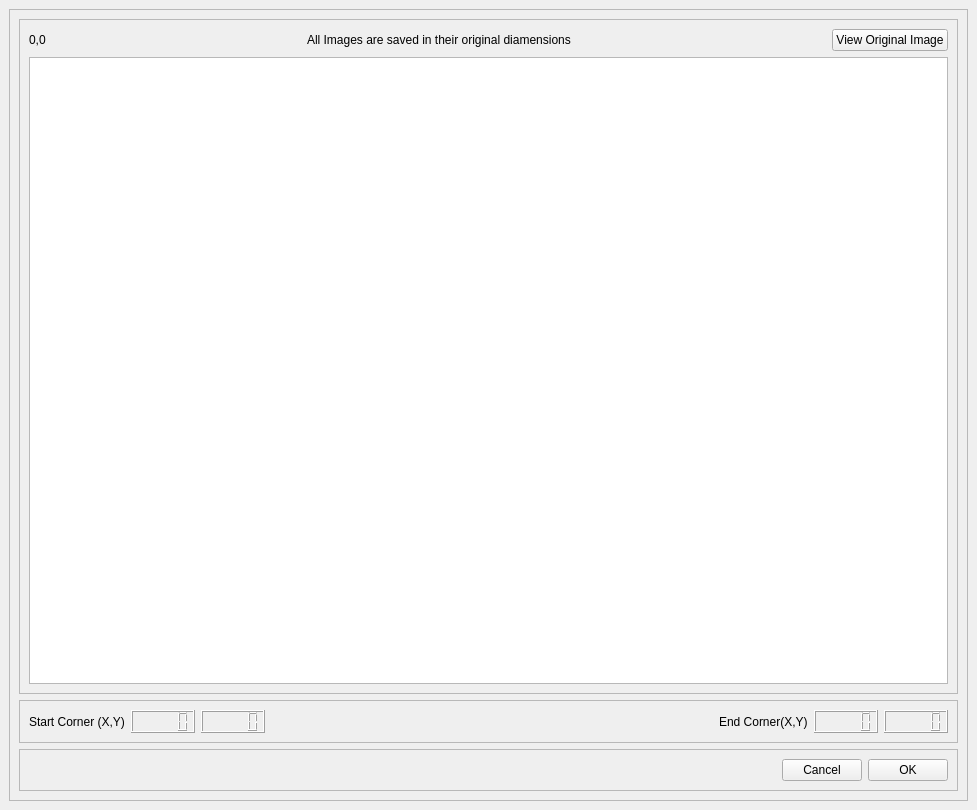
<?xml version="1.0" encoding="UTF-8"?>
<ui version="4.0">
 <class>MainWindow</class>
 <widget class="QMainWindow" name="MainWindow">
  <property name="geometry">
   <rect>
    <x>0</x>
    <y>0</y>
    <width>977</width>
    <height>810</height>
   </rect>
  </property>
  <property name="windowTitle">
   <string>MainWindow</string>
  </property>
  <widget class="QWidget" name="centralwidget">
   <layout class="QGridLayout" name="gridLayout_2">
    <item row="0" column="0">
     <widget class="QFrame" name="frame_1">
      <property name="frameShape">
       <enum>QFrame::StyledPanel</enum>
      </property>
      <property name="frameShadow">
       <enum>QFrame::Raised</enum>
      </property>
      <layout class="QGridLayout" name="gridLayout_3">
       <item row="3" column="0">
        <widget class="QFrame" name="frame_3">
         <property name="frameShape">
          <enum>QFrame::StyledPanel</enum>
         </property>
         <property name="frameShadow">
          <enum>QFrame::Raised</enum>
         </property>
         <layout class="QGridLayout" name="gridLayout">
          <item row="0" column="2">
           <widget class="QPushButton" name="pushButton_2">
            <property name="maximumSize">
             <size>
              <width>200</width>
              <height>30</height>
             </size>
            </property>
            <property name="text">
             <string>OK</string>
            </property>
           </widget>
          </item>
          <item row="0" column="1">
           <widget class="QPushButton" name="pushButton_3">
            <property name="maximumSize">
             <size>
              <width>200</width>
              <height>30</height>
             </size>
            </property>
            <property name="text">
             <string>Cancel</string>
            </property>
           </widget>
          </item>
          <item row="0" column="0">
           <spacer name="horizontalSpacer_1">
            <property name="orientation">
             <enum>Qt::Horizontal</enum>
            </property>
            <property name="sizeHint" stdset="0">
             <size>
              <width>40</width>
              <height>20</height>
             </size>
            </property>
           </spacer>
          </item>
         </layout>
        </widget>
       </item>
       <item row="2" column="0">
        <widget class="QFrame" name="frame_4">
         <property name="frameShape">
          <enum>QFrame::StyledPanel</enum>
         </property>
         <property name="frameShadow">
          <enum>QFrame::Raised</enum>
         </property>
         <layout class="QGridLayout" name="gridLayout_12">
          <item row="0" column="0">
           <widget class="QLabel" name="label_2">
            <property name="text">
             <string>Start Corner (X,Y)</string>
            </property>
           </widget>
          </item>
          <item row="0" column="2">
           <widget class="QLCDNumber" name="lcdNumber_2"/>
          </item>
          <item row="0" column="3">
           <spacer name="horizontalSpacer_3">
            <property name="orientation">
             <enum>Qt::Horizontal</enum>
            </property>
            <property name="sizeHint" stdset="0">
             <size>
              <width>40</width>
              <height>20</height>
             </size>
            </property>
           </spacer>
          </item>
          <item row="0" column="5">
           <widget class="QLCDNumber" name="lcdNumber_3"/>
          </item>
          <item row="0" column="4">
           <widget class="QLabel" name="label_3">
            <property name="text">
             <string>End Corner(X,Y)</string>
            </property>
           </widget>
          </item>
          <item row="0" column="6">
           <widget class="QLCDNumber" name="lcdNumber_4"/>
          </item>
          <item row="0" column="1">
           <widget class="QLCDNumber" name="lcdNumber_1"/>
          </item>
         </layout>
        </widget>
       </item>
       <item row="1" column="0">
        <widget class="QFrame" name="frame_2">
         <property name="frameShape">
          <enum>QFrame::StyledPanel</enum>
         </property>
         <property name="frameShadow">
          <enum>QFrame::Raised</enum>
         </property>
         <layout class="QGridLayout" name="gridLayout_8">
          <item row="1" column="3">
           <spacer name="horizontalSpacer">
            <property name="orientation">
             <enum>Qt::Horizontal</enum>
            </property>
            <property name="sizeHint" stdset="0">
             <size>
              <width>40</width>
              <height>20</height>
             </size>
            </property>
           </spacer>
          </item>
          <item row="1" column="2">
           <widget class="QLabel" name="label_4">
            <property name="text">
             <string>All Images are saved in their original diamensions</string>
            </property>
           </widget>
          </item>
          <item row="1" column="4" colspan="2">
           <widget class="QPushButton" name="pushButton_1">
            <property name="maximumSize">
             <size>
              <width>200</width>
              <height>30</height>
             </size>
            </property>
            <property name="text">
             <string>View Original Image</string>
            </property>
           </widget>
          </item>
          <item row="4" column="0" colspan="6">
           <widget class="QGraphicsView" name="graphicsView"/>
          </item>
          <item row="1" column="0">
           <widget class="QLabel" name="label_1">
            <property name="text">
             <string>0,0</string>
            </property>
           </widget>
          </item>
          <item row="1" column="1">
           <spacer name="horizontalSpacer_2">
            <property name="orientation">
             <enum>Qt::Horizontal</enum>
            </property>
            <property name="sizeHint" stdset="0">
             <size>
              <width>40</width>
              <height>20</height>
             </size>
            </property>
           </spacer>
          </item>
         </layout>
        </widget>
       </item>
      </layout>
     </widget>
    </item>
   </layout>
  </widget>
 </widget>
 <resources>
  <include location="UI_images/icons_ImageCrop.qrc"/>
 </resources>
 <connections/>
</ui>
